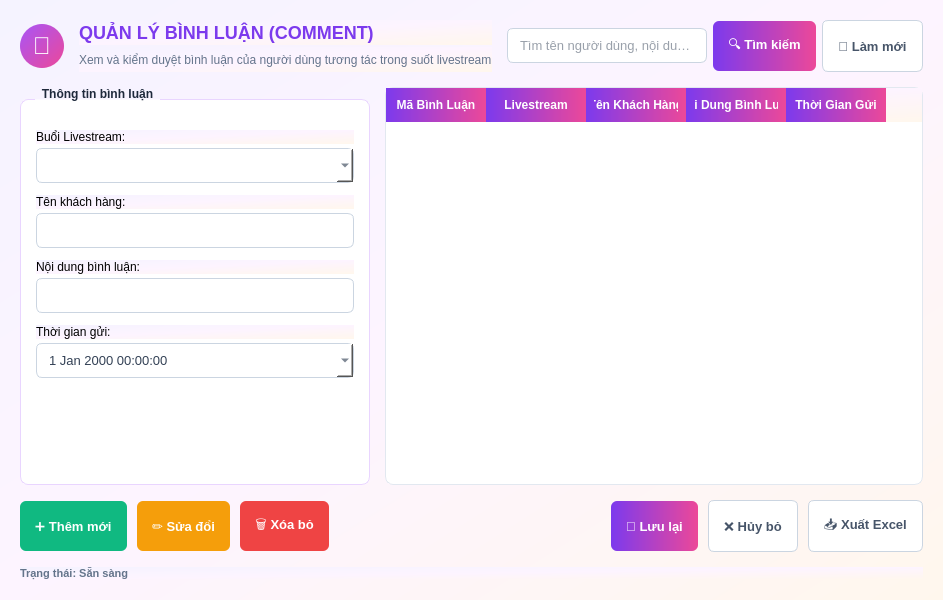
<?xml version="1.0" encoding="UTF-8"?>
<ui version="4.0">
 <class>CommentWidget</class>
 <widget class="QWidget" name="CommentWidget">
  <property name="geometry">
   <rect>
    <x>0</x>
    <y>0</y>
    <width>900</width>
    <height>600</height>
   </rect>
  </property>
  <property name="windowTitle">
   <string>Quản lý Bình luận Livestream</string>
  </property>
  <property name="styleSheet">
   <string notr="true">
    QWidget {
        background: qlineargradient(spread:pad, x1:0, y1:0, x2:1, y2:1, stop:0 #f5f3ff, stop:0.5 #fdf4ff, stop:1 #fff7ed);
        font-family: &quot;Segoe UI&quot;;
    }
    QLabel#lblTitle {
        font-size: 18px;
        font-weight: bold;
        color: #7c3aed;
    }
    QLabel#lblSubtitle {
        color: #64748b;
        font-size: 12px;
    }
    QGroupBox {
        font-weight: bold;
        color: #1e293b;
        border: 1px solid #e9d5ff;
        border-radius: 8px;
        margin-top: 12px;
        padding-top: 15px;
        background-color: #ffffff;
    }
    QGroupBox::title {
        subcontrol-origin: margin;
        subcontrol-position: top left;
        left: 15px;
        padding: 0 5px;
    }
    QLineEdit, QComboBox, QDateTimeEdit {
        border: 1px solid #cbd5e1;
        border-radius: 6px;
        padding: 8px 10px;
        font-size: 13px;
        color: #334155;
        background-color: #ffffff;
    }
    QLineEdit:focus, QComboBox:focus, QDateTimeEdit:focus {
        border: 2px solid #a855f7;
    }
    QPushButton {
        border-radius: 6px;
        font-weight: 500;
        font-size: 13px;
        padding: 8px 15px;
        height: 34px;
    }
    QPushButton#btnSearch, QPushButton#btnLuu {
        background: qlineargradient(spread:pad, x1:0, y1:0, x2:1, y2:0, stop:0 #7c3aed, stop:1 #ec4899);
        color: #ffffff;
        border: none;
    }
    QPushButton#btnSearch:hover, QPushButton#btnLuu:hover {
        background: qlineargradient(spread:pad, x1:0, y1:0, x2:1, y2:0, stop:0 #6d28d9, stop:1 #db2777);
    }
    QPushButton#btnThem {
        background-color: #10b981;
        color: #ffffff;
        border: none;
    }
    QPushButton#btnThem:hover {
        background-color: #059669;
    }
    QPushButton#btnSua {
        background-color: #f59e0b;
        color: #ffffff;
        border: none;
    }
    QPushButton#btnSua:hover {
        background-color: #d97706;
    }
    QPushButton#btnXoa {
        background-color: #ef4444;
        color: #ffffff;
        border: none;
    }
    QPushButton#btnXoa:hover {
        background-color: #dc2626;
    }
    QPushButton#btnRefresh, QPushButton#btnHuy, QPushButton#btnXuatExcel {
        background-color: #ffffff;
        border: 1px solid #cbd5e1;
        color: #475569;
    }
    QPushButton#btnRefresh:hover, QPushButton#btnHuy:hover, QPushButton#btnXuatExcel:hover {
        background-color: #f1f5f9;
        color: #1e293b;
    }
    QTableWidget {
        background-color: #ffffff;
        border: 1px solid #e2e8f0;
        border-radius: 8px;
        gridline-color: #f1f5f9;
    }
    QHeaderView::section {
        background: qlineargradient(spread:pad, x1:0, y1:0, x2:1, y2:0, stop:0 #7c3aed, stop:1 #ec4899);
        color: #ffffff;
        font-weight: bold;
        font-size: 12px;
        border: none;
        padding: 8px;
    }
    QTableWidget::item:selected {
        background-color: #f3e8ff;
        color: #7c3aed;
    }
   </string>
  </property>
  <layout class="QVBoxLayout" name="verticalLayout_main">
   <property name="spacing">
    <number>15</number>
   </property>
   <property name="leftMargin">
    <number>20</number>
   </property>
   <property name="topMargin">
    <number>20</number>
   </property>
   <property name="rightMargin">
    <number>20</number>
   </property>
   <property name="bottomMargin">
    <number>20</number>
   </property>
   <item>
    <layout class="QHBoxLayout" name="layoutHeader">
     <item>
      <widget class="QLabel" name="lblIconBadge">
       <property name="minimumSize">
        <size>
         <width>44</width>
         <height>44</height>
        </size>
       </property>
       <property name="maximumSize">
        <size>
         <width>44</width>
         <height>44</height>
        </size>
       </property>
       <property name="font">
        <font>
         <pointsize>18</pointsize>
        </font>
       </property>
       <property name="alignment">
        <set>Qt::AlignCenter</set>
       </property>
       <property name="text">
        <string>💬</string>
       </property>
       <property name="styleSheet">
        <string notr="true">
         #lblIconBadge {
             background: qlineargradient(spread:pad, x1:0, y1:0, x2:1, y2:1, stop:0 #a855f7, stop:1 #ec4899);
             border-radius: 22px;
             color: #ffffff;
         }
        </string>
       </property>
      </widget>
     </item>
     <item>
      <layout class="QVBoxLayout" name="verticalLayout_title">
       <property name="spacing">
        <number>2</number>
       </property>
       <item>
        <widget class="QLabel" name="lblTitle">
         <property name="text">
          <string>QUẢN LÝ BÌNH LUẬN (COMMENT)</string>
         </property>
        </widget>
       </item>
       <item>
        <widget class="QLabel" name="lblSubtitle">
         <property name="text">
          <string>Xem và kiểm duyệt bình luận của người dùng tương tác trong suốt livestream</string>
         </property>
        </widget>
       </item>
      </layout>
     </item>
     <item>
      <spacer name="horizontalSpacer_header">
       <property name="orientation">
        <enum>Qt::Horizontal</enum>
       </property>
       <property name="sizeType">
        <enum>QSizePolicy::Expanding</enum>
       </property>
       <property name="sizeHint" stdset="0">
        <size>
         <width>40</width>
         <height>20</height>
        </size>
       </property>
      </spacer>
     </item>
     <item>
      <layout class="QHBoxLayout" name="layoutSearch">
       <property name="spacing">
        <number>6</number>
       </property>
       <item>
        <widget class="QLineEdit" name="txtSearch">
         <property name="minimumSize">
          <size>
           <width>200</width>
           <height>0</height>
          </size>
         </property>
         <property name="placeholderText">
          <string>Tìm tên người dùng, nội dung...</string>
         </property>
        </widget>
       </item>
       <item>
        <widget class="QPushButton" name="btnSearch">
         <property name="text">
          <string>🔍 Tìm kiếm</string>
         </property>
        </widget>
       </item>
       <item>
        <widget class="QPushButton" name="btnRefresh">
         <property name="text">
          <string>🔄 Làm mới</string>
         </property>
        </widget>
       </item>
      </layout>
     </item>
    </layout>
   </item>
   <item>
    <layout class="QHBoxLayout" name="layoutBody">
     <property name="spacing">
      <number>15</number>
     </property>
     <item>
      <widget class="QGroupBox" name="grpCommentForm">
       <property name="minimumSize">
        <size>
         <width>320</width>
         <height>0</height>
        </size>
       </property>
       <property name="maximumSize">
        <size>
         <width>350</width>
         <height>16777215</height>
        </size>
       </property>
       <property name="title">
        <string>Thông tin bình luận</string>
       </property>
       <layout class="QVBoxLayout" name="verticalLayout_form">
        <property name="spacing">
         <number>12</number>
        </property>
        <property name="leftMargin">
         <number>15</number>
        </property>
        <property name="topMargin">
         <number>15</number>
        </property>
        <property name="rightMargin">
         <number>15</number>
        </property>
        <property name="bottomMargin">
         <number>15</number>
        </property>
        <item>
         <layout class="QVBoxLayout" name="verticalLayout_live">
          <property name="spacing">
           <number>4</number>
          </property>
          <item>
           <widget class="QLabel" name="lblLivestream">
            <property name="text">
             <string>Buổi Livestream:</string>
            </property>
           </widget>
          </item>
          <item>
           <widget class="QComboBox" name="cbLivestream"/>
          </item>
         </layout>
        </item>
        <item>
         <layout class="QVBoxLayout" name="verticalLayout_user">
          <property name="spacing">
           <number>4</number>
          </property>
          <item>
           <widget class="QLabel" name="lblTenNguoiDung">
            <property name="text">
             <string>Tên khách hàng:</string>
            </property>
           </widget>
          </item>
          <item>
           <widget class="QLineEdit" name="txtTenNguoiDung"/>
          </item>
         </layout>
        </item>
        <item>
         <layout class="QVBoxLayout" name="verticalLayout_content">
          <property name="spacing">
           <number>4</number>
          </property>
          <item>
           <widget class="QLabel" name="lblNoiDung">
            <property name="text">
             <string>Nội dung bình luận:</string>
            </property>
           </widget>
          </item>
          <item>
           <widget class="QLineEdit" name="txtNoiDung"/>
          </item>
         </layout>
        </item>
        <item>
         <layout class="QVBoxLayout" name="verticalLayout_time">
          <property name="spacing">
           <number>4</number>
          </property>
          <item>
           <widget class="QLabel" name="lblThoiGian">
            <property name="text">
             <string>Thời gian gửi:</string>
            </property>
           </widget>
          </item>
          <item>
           <widget class="QDateTimeEdit" name="dateThoiGian">
            <property name="calendarPopup">
             <bool>true</bool>
            </property>
           </widget>
          </item>
         </layout>
        </item>
        <item>
         <spacer name="verticalSpacer_form">
          <property name="orientation">
           <enum>Qt::Vertical</enum>
          </property>
          <property name="sizeType">
           <enum>QSizePolicy::Expanding</enum>
          </property>
          <property name="sizeHint" stdset="0">
           <size>
            <width>20</width>
            <height>40</height>
           </size>
          </property>
         </spacer>
        </item>
       </layout>
      </widget>
     </item>
     <item>
      <widget class="QTableWidget" name="tblComment">
       <column>
        <property name="text">
         <string>Mã Bình Luận</string>
        </property>
       </column>
       <column>
        <property name="text">
         <string>Livestream</string>
        </property>
       </column>
       <column>
        <property name="text">
         <string>Tên Khách Hàng</string>
        </property>
       </column>
       <column>
        <property name="text">
         <string>Nội Dung Bình Luận</string>
        </property>
       </column>
       <column>
        <property name="text">
         <string>Thời Gian Gửi</string>
        </property>
       </column>
      </widget>
     </item>
    </layout>
   </item>
   <item>
    <layout class="QHBoxLayout" name="layoutActions">
     <property name="spacing">
      <number>10</number>
     </property>
     <item>
      <widget class="QPushButton" name="btnThem">
       <property name="text">
        <string>➕ Thêm mới</string>
       </property>
      </widget>
     </item>
     <item>
      <widget class="QPushButton" name="btnSua">
       <property name="text">
        <string>✏️ Sửa đổi</string>
       </property>
      </widget>
     </item>
     <item>
      <widget class="QPushButton" name="btnXoa">
       <property name="text">
        <string>🗑️ Xóa bỏ</string>
       </property>
      </widget>
     </item>
     <item>
      <spacer name="horizontalSpacer_actions">
       <property name="orientation">
        <enum>Qt::Horizontal</enum>
       </property>
       <property name="sizeType">
        <enum>QSizePolicy::Expanding</enum>
       </property>
       <property name="sizeHint" stdset="0">
        <size>
         <width>40</width>
         <height>20</height>
        </size>
       </property>
      </spacer>
     </item>
     <item>
      <widget class="QPushButton" name="btnLuu">
       <property name="text">
        <string>💾 Lưu lại</string>
       </property>
      </widget>
     </item>
     <item>
      <widget class="QPushButton" name="btnHuy">
       <property name="text">
        <string>❌ Hủy bỏ</string>
       </property>
      </widget>
     </item>
     <item>
      <widget class="QPushButton" name="btnXuatExcel">
       <property name="text">
        <string>📥 Xuất Excel</string>
       </property>
      </widget>
     </item>
    </layout>
   </item>
   <item>
    <widget class="QLabel" name="lblStatus">
     <property name="text">
      <string>Trạng thái: Sẵn sàng</string>
     </property>
     <property name="styleSheet">
      <string notr="true">color: #64748b; font-size: 11px; font-weight: 500;</string>
     </property>
    </widget>
   </item>
  </layout>
 </widget>
 <resources/>
 <connections/>
</ui>
